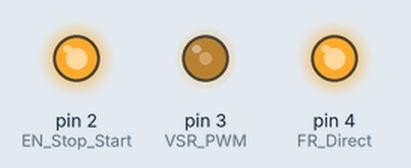
This sketch was run on a simulated Arduino Uno, built with avr-gcc and run on an emulated ATmega328P. Parts: output pins drawn as LEDs (lit = HIGH).

Above: at 0.05 s.
At 9.95 s:
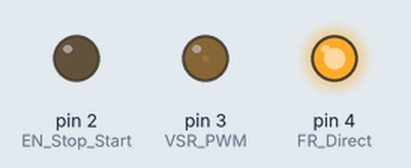
Timing chart, 0 to 11.5 s (numbered marks = the images above):
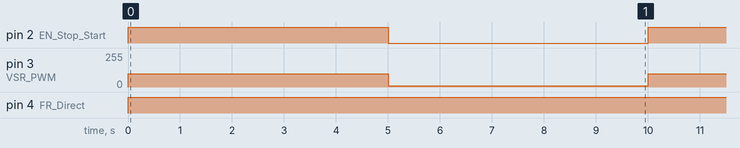

Measured:
- by itself, pin 2 (EN_Stop_Start): alternates HIGH for 5.0 s and LOW for 5.0 s
- by itself, pin 3 (VSR_PWM): alternates 99/255 for 5.0 s and 9/255 for 5.0 s
- by itself, pin 4 (FR_Direct): LOW → HIGH at 0.00 s

The sketch:

BlowerTestRev5.ino
```cpp
/*BlowerTest Program to run blower using arduino and controller card
 *           Can change PWM value to change speed
 *           Modification - Frequency of PWM is settable; PWM library is to be added using Include Library from Sketch Menu
 * Author - AkRoy
 * Date - 15/09/2020
 */
#include <PWM.h>

#define VSR_PWM 3
#define EN_Stop_Start 2
#define FR_Direct 4
#define FG_Hall 7
int32_t frequency = 11000; //frequency (in Hz)

void setup() {
  Serial.begin(9600);
  InitTimersSafe();// all timers except Timer 0 are initialized
  SetPinFrequencySafe(VSR_PWM, frequency);//Set PWM frequency as per defined frequency
  pinMode(VSR_PWM,OUTPUT);//for controlling via PWM signal
  pinMode(EN_Stop_Start,OUTPUT);//for Start- High; Stop - Low
  pinMode(FR_Direct,OUTPUT); //for CCW - High; CW - Low
 // pinMode(FG_Hall,INPUT); // for speed pulse output
}

void loop() {
  BlowerRun();//function to run blower
  delay(5000);
  BlowerStop();//function to stop blower
  delay(5000);
}

void BlowerRun(){
  digitalWrite(FR_Direct,HIGH);
  //delay(1000);
  pwmWrite(VSR_PWM,100);
  //delay(1000);
  digitalWrite(EN_Stop_Start,HIGH);
  }

void BlowerStop(){
  pwmWrite(VSR_PWM,10);
  digitalWrite(EN_Stop_Start,LOW);
  }
```
